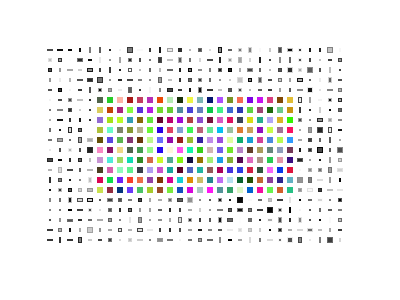
Frame 1 (no input)
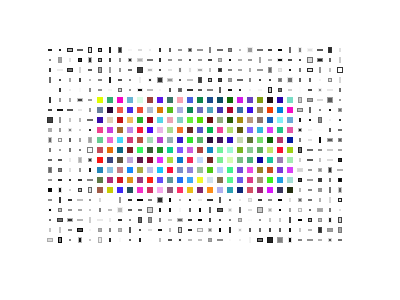
Frame 60 (the mouse pressed at the canvas centre just before this capture)
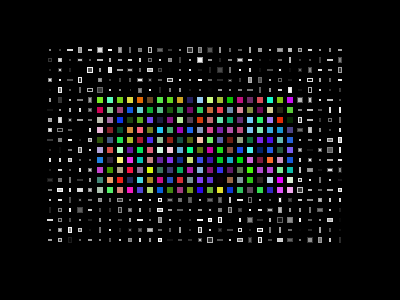
Frame 120 (the mouse held since frame 60 and released just before this capture)

The Processing sketch that drew these frames (run headless with seeded random() and noise(); from frame 60 on, the mouse is pressed at the canvas centre):

// Processing sketch: box_arrays
// ── box_arrays.pde
void setup() {
  size(400,300);
  background(255);
  smooth();
}
void draw() {
  for (int i=10;i<width-10;i+=10) {
    for(int j=10;j<height-10;j+=10) {
      stroke(random(0,255));
      noFill();
      rect(i,j,5,5);
      if(mousePressed==true)background(0);
      if(mousePressed==false)background(255);
    }

    for (int h=50;h<width-50;h+=10) {
      for(int k=50;k<height-50;k+=10) {
        stroke(random(0,255));
        fill(random(0,255));
        rect(h,k,random(5),random(5));
      }

      for (int l=100;l<width-100;l+=10) {
        for(int m=100;m<height-100;m+=10) {
          noStroke();
          fill(random(0,255),random(0,255),random(0,255));
          rectMode(CENTER);
          rect(l,m,6,6);
        }}
      }

  
}
}
